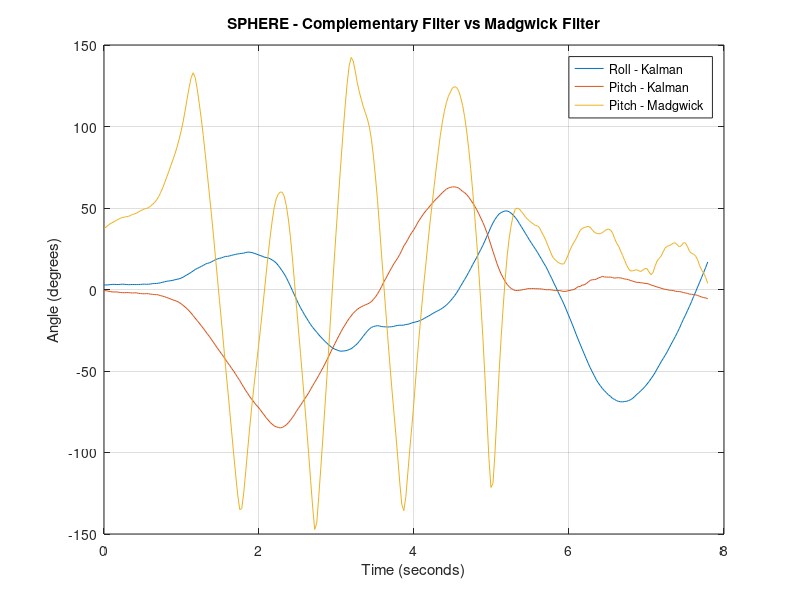

MATLAB code for this plot:
close all
clear all

% Read IMU measurements
%IMU = load('SPHERE_IMU_Measurements.txt');
IMU = load('SPHERE_IMU_Measurements_KalmanVSMadgwick.txt');

%Check the size of received array 
[m,n] = size(IMU);

KalmanX = IMU(:,1);
KalmanY = -IMU(:,2);
Madg_Roll = IMU(:,3);
%CompX = IMU(:,4);

time = linspace(0,7.79,m);

figure(1)
plot(time, KalmanX)
title('SPHERE - Complementary Filter vs Madgwick Filter')
hold on
plot(time, KalmanY)
plot(time, Madg_Roll)
hold off
legend('Roll - Kalman ', 'Pitch - Kalman', 'Pitch - Madgwick')
ylabel('Angle (degrees)') 
xlabel('Time (seconds)') 
grid on